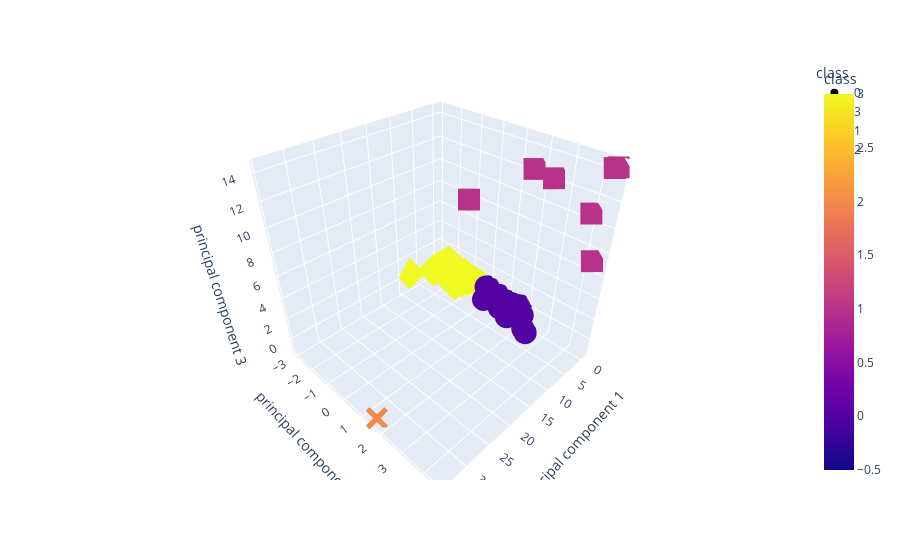

The code cell stored with this chart in its notebook:
### Code cell
# Creating a 3D-Scatter with the PCA data and the clusters
# Plot the clusters
fig = px.scatter_3d(clustered_df,
                    x='principal component 1', 
                    y='principal component 2',
                   z='principal component 3',
                   color='class',
                   symbol='class',
                   hover_name='CoinName',
                    hover_data=['Algorithm']
                   )
fig.show()

### Figure 1 — Plotly figure (JSON) as saved in the notebook; plotly's stock layout.template omitted (floating-point values rounded to 4 significant figures; data arrays with more than 128 entries replaced by an {"elided": "..."} marker saying what was removed)
{"data": [{"customdata": {"elided": "287x1 str values"}, "hovertemplate": "<b>%{hovertext}</b><br><br>class=%{marker.color}<br>principal component 1=%{x}<br>principal component 2=%{y}<br>principal component 3=%{z}<br>Algorithm=%{customdata[0]}<extra></extra>", "hovertext": {"elided": "287 str values"}, "legendgroup": "0", "marker": {"color": {"elided": "287 int values"}, "coloraxis": "coloraxis", "symbol": "circle"}, "mode": "markers", "name": "0", "scene": "scene", "showlegend": true, "type": "scatter3d", "x": {"elided": "287 float values"}, "y": {"elided": "287 float values"}, "z": {"elided": "287 float values"}}, {"customdata": {"elided": "238x1 str values"}, "hovertemplate": "<b>%{hovertext}</b><br><br>class=%{marker.color}<br>principal component 1=%{x}<br>principal component 2=%{y}<br>principal component 3=%{z}<br>Algorithm=%{customdata[0]}<extra></extra>", "hovertext": {"elided": "238 str values"}, "legendgroup": "3", "marker": {"color": {"elided": "238 int values"}, "coloraxis": "coloraxis", "symbol": "diamond"}, "mode": "markers", "name": "3", "scene": "scene", "showlegend": true, "type": "scatter3d", "x": {"elided": "238 float values"}, "y": {"elided": "238 float values"}, "z": {"elided": "238 float values"}}, {"customdata": [["VeChainThor Authority"], ["Proof-of-BibleHash"], ["SHA-256 + Hive"], ["Proof-of-Authority"], ["ECC 256K1"], ["SHA3-256"], ["Leased POS"]], "hovertemplate": "<b>%{hovertext}</b><br><br>class=%{marker.color}<br>principal component 1=%{x}<br>principal component 2=%{y}<br>principal component 3=%{z}<br>Algorithm=%{customdata[0]}<extra></extra>", "hovertext": ["Vechain", "BiblePay", "LitecoinCash", "Poa Network", "Acute Angle Cloud", "Fiii", "Waves"], "legendgroup": "1", "marker": {"color": [1, 1, 1, 1, 1, 1, 1], "coloraxis": "coloraxis", "symbol": "square"}, "mode": "markers", "name": "1", "scene": "scene", "showlegend": true, "type": "scatter3d", "x": [4.846, -0.1321, -0.4527, -0.5493, -0.4548, -0.7338, -0.1826], "y": [-0.2606, 2.473, 4.319, 4.413, 3.969, 4.507, 1.671], "z": [9.424, 12.34, 7.255, 14.31, 10.76, 14.39, 12.49]}, {"customdata": [["TRC10"]], "hovertemplate": "<b>%{hovertext}</b><br><br>class=%{marker.color}<br>principal component 1=%{x}<br>principal component 2=%{y}<br>principal component 3=%{z}<br>Algorithm=%{customdata[0]}<extra></extra>", "hovertext": ["BitTorrent"], "legendgroup": "2", "marker": {"color": [2], "coloraxis": "coloraxis", "symbol": "x"}, "mode": "markers", "name": "2", "scene": "scene", "showlegend": true, "type": "scatter3d", "x": [34.19], "y": [1.569], "z": [-1.175]}], "layout": {"coloraxis": {"colorbar": {"title": {"text": "class"}}, "colorscale": [[0, "#0d0887"], [0.1111, "#46039f"], [0.2222, "#7201a8"], [0.3333, "#9c179e"], [0.4444, "#bd3786"], [0.5556, "#d8576b"], [0.6667, "#ed7953"], [0.7778, "#fb9f3a"], [0.8889, "#fdca26"], [1, "#f0f921"]]}, "legend": {"title": {"text": "class"}, "tracegroupgap": 0}, "margin": {"t": 60}, "scene": {"domain": {"x": [0, 1], "y": [0, 1]}, "xaxis": {"title": {"text": "principal component 1"}}, "yaxis": {"title": {"text": "principal component 2"}}, "zaxis": {"title": {"text": "principal component 3"}}}}}
